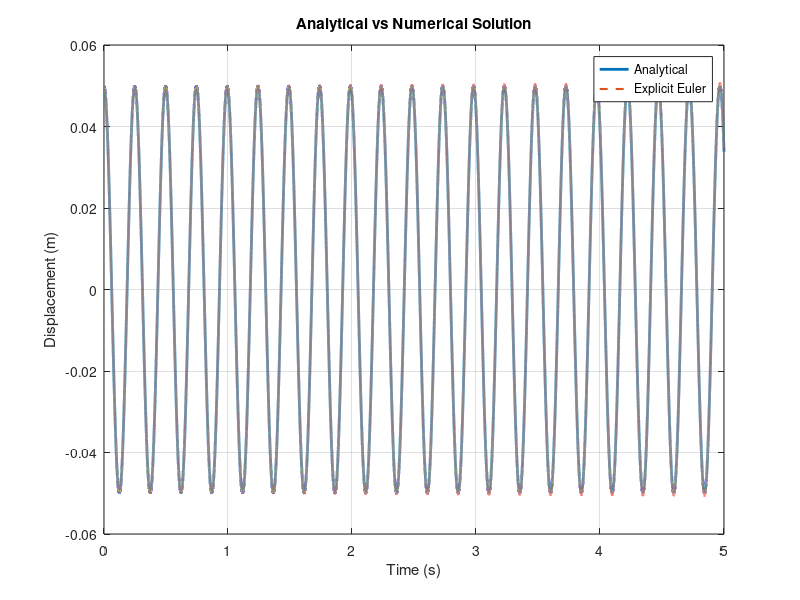
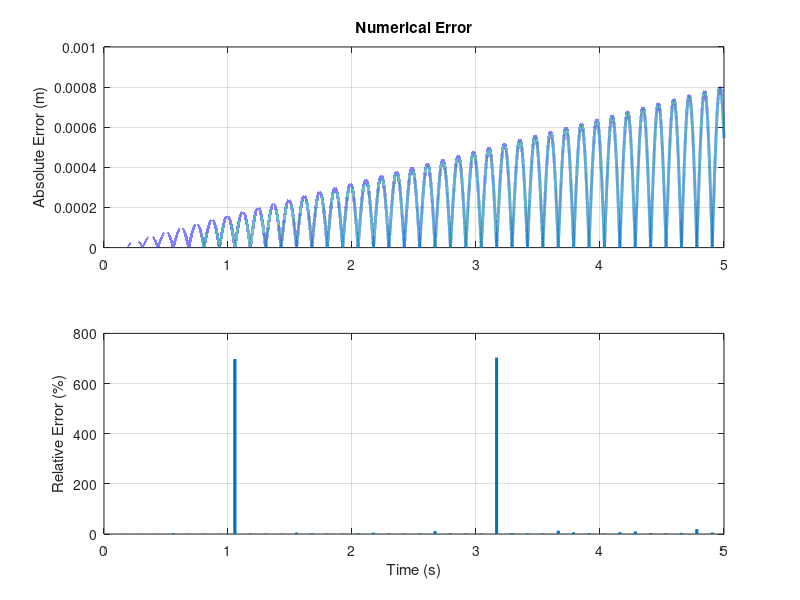

Write the MATLAB code that produced these figures, in order.
%% Undamped Oscillation
% Analytical vs Numerical
clear; clc; close all;

%% Parameters

m = 250/4;          % kg
k = 40000;          % N/m

%% Natural frequency

wn = sqrt(k/m);
fn = wn/(2*pi);

fprintf('Natural Frequency = %.2f Hz\n',fn);

%% Initial conditions

x0 = 0.05;          % m
v0 = 0;             % m/s

%% Time settings

dt = 0.00001;
t_end = 5;

t = 0:dt:t_end;
N = length(t);

%% =========================================
% Analytical solution
%% =========================================

x_analytical = x0*cos(wn*t) + (v0/wn)*sin(wn*t);

%% =========================================
% Numerical solution (Explicit Euler)
%% =========================================

x_num = zeros(1,N);
v_num = zeros(1,N);
a_num = zeros(1,N);

x_num(1) = x0;
v_num(1) = v0;

for i = 1:N-1

    % acceleration
    a_num(i) = -(k/m)*x_num(i);

    % velocity update
    v_num(i+1) = v_num(i) + a_num(i)*dt;

    % position update
    x_num(i+1) = x_num(i) + v_num(i)*dt;

end

%% Last acceleration

a_num(N) = -(k/m)*x_num(N);

%% =========================================
% Plot comparison
%% =========================================

figure;

plot(t,x_analytical,'LineWidth',2);
hold on;
plot(t,x_num,'--','LineWidth',1.5);

grid on;

xlabel('Time (s)');
ylabel('Displacement (m)');

title('Analytical vs Numerical Solution');

legend('Analytical','Explicit Euler');

%% =========================================
% Error analysis
%% =========================================

% Absolute error
abs_error = abs(x_num - x_analytical);

% Relative error (%)
epsilon = 1e-12;

rel_error = abs_error ./ (abs(x_analytical) + epsilon) * 100;

%% =========================================
% Plot error
%% =========================================

figure;

subplot(2,1,1)

plot(t,abs_error,'LineWidth',2);

grid on;

ylabel('Absolute Error (m)');
title('Numerical Error');

subplot(2,1,2)

plot(t,rel_error,'LineWidth',2);

grid on;

xlabel('Time (s)');
ylabel('Relative Error (%)');
